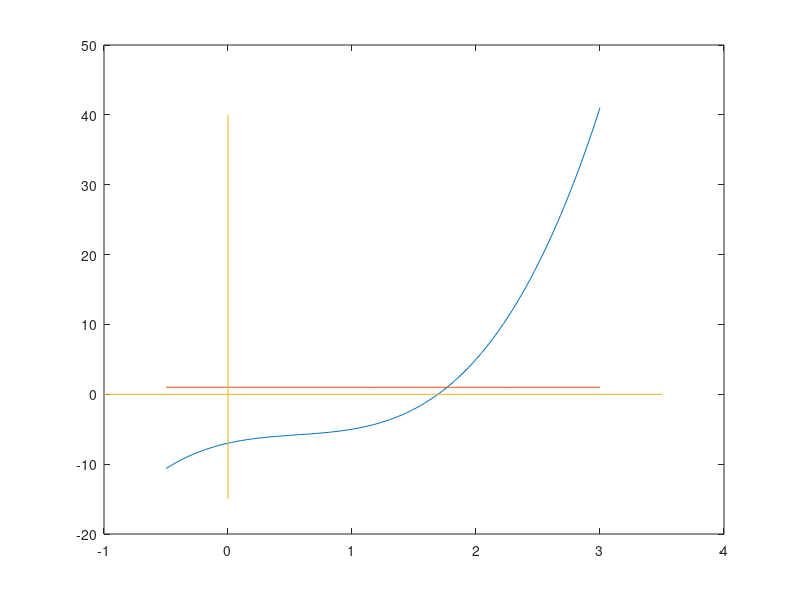

Recreate this plot in MATLAB. (Note: this script raises an error after producing the figure.)
%Hanung Yoga Adi Pramono_L0325026
x = linspace(-0.5,3);
f1 = @(x) 3*x.^3-5*x.^2+4*x-7;
f2 = @(x) 1+0*x;
y1 = f1(x);
y2 = f2(x);
plot(x,y1,x,y2)

line([-1,3.5],[0,0])
line([0,0],[-15,40])

gtext('y_1 = 3x^3-5x^2+4x-7')
gtext('y_2 = 1')
gtext('Akar')
